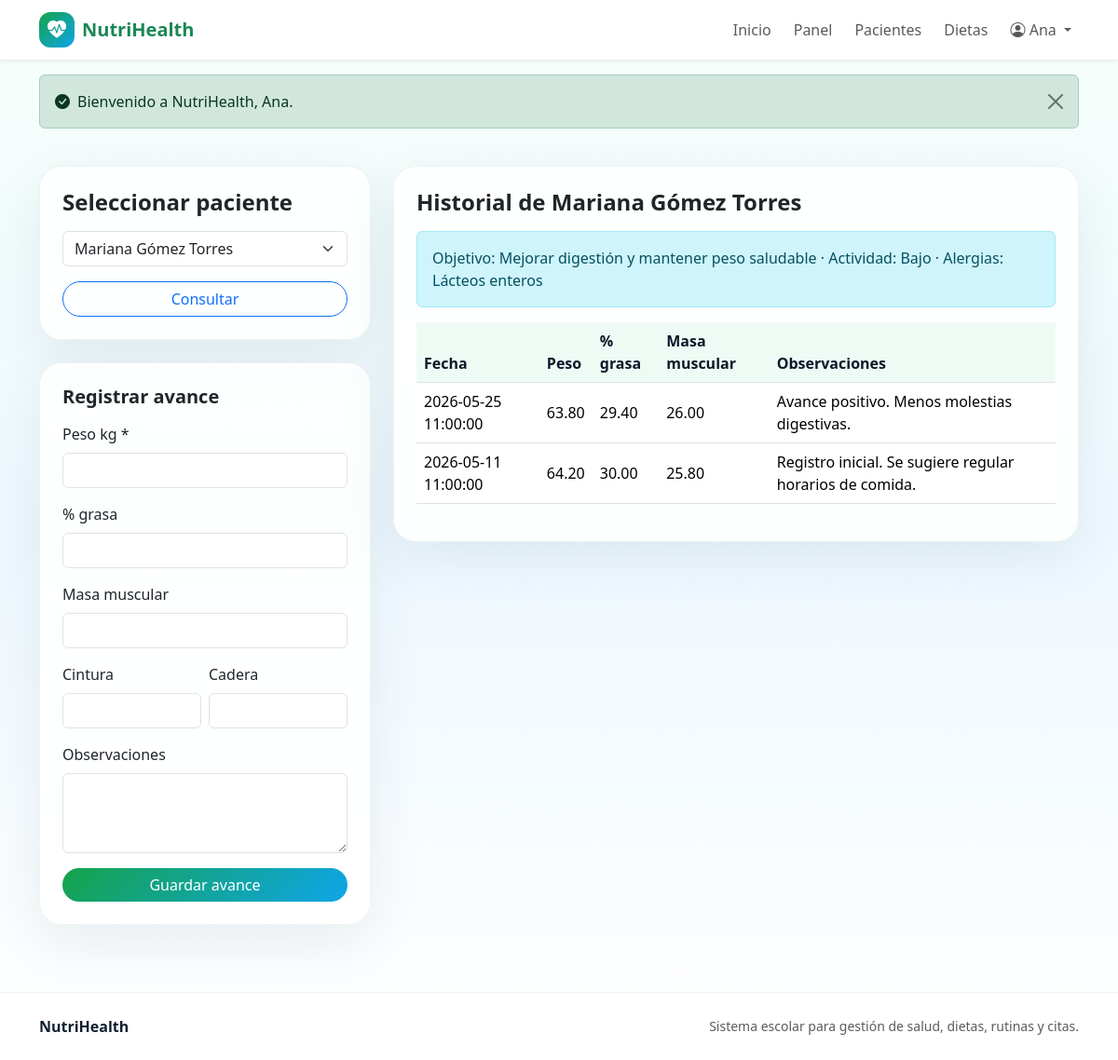
/pages/nutriologo/progreso.php (signed in), run on the app's committed database.
### tables this page shows
CREATE TABLE personas (
    id INT AUTO_INCREMENT PRIMARY KEY,
    nombre VARCHAR(100) NOT NULL,
    apellido_paterno VARCHAR(100),
    apellido_materno VARCHAR(100),
    fecha_nacimiento DATE,
    sexo ENUM('Masculino', 'Femenino', 'Otro'),
    telefono VARCHAR(20),
    email VARCHAR(100) UNIQUE NOT NULL,
    direccion TEXT,
    usuario VARCHAR(50) UNIQUE NOT NULL,
    password_hash VARCHAR(255) NOT NULL,
    rol ENUM('paciente', 'nutriologo', 'entrenador') NOT NULL,
    activo BOOLEAN DEFAULT TRUE,
    fecha_registro DATETIME DEFAULT CURRENT_TIMESTAMP
);

CREATE TABLE datos_salud (
    id INT AUTO_INCREMENT PRIMARY KEY,
    paciente_id INT NOT NULL,
    peso DECIMAL(5,2),
    estatura DECIMAL(4,2),
    edad INT,
    enfermedades TEXT,
    alergias TEXT,
    medicamentos TEXT,
    objetivo_salud VARCHAR(150),
    nivel_actividad ENUM('Bajo', 'Moderado', 'Alto'),
    fecha_registro DATETIME DEFAULT CURRENT_TIMESTAMP,

    FOREIGN KEY (paciente_id) REFERENCES personas(id)
);

CREATE TABLE historial_salud (
    id INT AUTO_INCREMENT PRIMARY KEY,
    paciente_id INT NOT NULL,
    peso DECIMAL(5,2),
    porcentaje_grasa DECIMAL(5,2),
    masa_muscular DECIMAL(5,2),
    cintura DECIMAL(5,2),
    cadera DECIMAL(5,2),
    observaciones TEXT,
    fecha_registro DATETIME DEFAULT CURRENT_TIMESTAMP,

    FOREIGN KEY (paciente_id) REFERENCES personas(id)
);

### includes/functions.php (called while the page is built, shortened)
<?php
require_once __DIR__ . '/../config/database.php';
function normalize_path_for_url(string $path): string
{
    $path = str_replace('\\', '/', $path);
    $parts = [];
    foreach (explode('/', $path) as $part) {
        if ($part === '' || $part === '.') {
            continue;
        }
        $parts[] = $part;
    }
    return implode('/', $parts);
}
function relative_url_from_current_script(string $targetPath): string
{
    $scriptFile = $_SERVER['SCRIPT_FILENAME'] ?? APP_ROOT . DIRECTORY_SEPARATOR . 'index.php';
    $scriptDir = normalize_path_for_url(dirname($scriptFile));
    $target = normalize_path_for_url(APP_ROOT . ($targetPath !== '' ? DIRECTORY_SEPARATOR . str_replace('/', DIRECTORY_SEPARATOR, $targetPath) : ''));
    $fromParts = $scriptDir === '' ? [] : explode('/', $scriptDir);
    $toParts = $target === '' ? [] : explode('/', $target);
    $i = 0;
    $max = min(count($fromParts), count($toParts));
    while ($i < $max && $fromParts[$i] === $toParts[$i]) {
        $i++;
    }
    $up = array_fill(0, count($fromParts) - $i, '..');
    $down = array_slice($toParts, $i);
    $relativeParts = array_merge($up, $down);
    return $relativeParts ? implode('/', $relativeParts) : '.';
}
function base_url(string $path = ''): string
{
    $path = ltrim($path, '/');
    preg_match('/^([^?#]*)([?#].*)?$/', $path, $matches);
    $cleanPath = $matches[1] ?? '';
    $suffix = $matches[2] ?? '';
    $relative = relative_url_from_current_script($cleanPath);
    if ($cleanPath === '') {
        return $relative === '.' ? './' : rtrim($relative, '/') . '/';
    }
    return $relative . $suffix;
}
function e(?string $value): string
{
    return htmlspecialchars($value ?? '', ENT_QUOTES, 'UTF-8');
}
function current_user(): ?array
{
    return $_SESSION['user'] ?? null;
}
function full_name(array $person): string
{
    return trim(($person['nombre'] ?? '') . ' ' . ($person['apellido_paterno'] ?? '') . ' ' . ($person['apellido_materno'] ?? ''));
}
function get_person(int $id): ?array
{
    $stmt = db()->prepare('SELECT * FROM personas WHERE id = ?');
    $stmt->execute([$id]);
    $person = $stmt->fetch();
    return $person ?: null;
}
function latest_health_data(int $pacienteId): ?array
{
    $stmt = db()->prepare('SELECT * FROM datos_salud WHERE paciente_id = ? ORDER BY fecha_registro DESC, id DESC LIMIT 1');
    $stmt->execute([$pacienteId]);
    $row = $stmt->fetch();
    return $row ?: null;
}
function assigned_patients(int $especialistaId, string $tipo): array
{
    if ($tipo === 'nutriologo') {
        $sql = "SELECT p.* FROM personas p
                INNER JOIN pacientes_nutriologos pn ON pn.paciente_id = p.id
                WHERE pn.nutriologo_id = ? AND pn.activo = 1 AND p.activo = 1
                ORDER BY p.nombre";
    } else {
        $sql = "SELECT p.* FROM personas p
                INNER JOIN pacientes_entrenadores pe ON pe.paciente_id = p.id
                WHERE pe.entrenador_id = ? AND pe.activo = 1 AND p.activo = 1
                ORDER BY p.nombre";
    }
    $stmt = db()->prepare($sql);
    $stmt->execute([$especialistaId]);
    return $stmt->fetchAll();
}

### config/database.php (called while the page is built, shortened)
<?php
function db(): PDO
{
    static $pdo = null;
    if ($pdo === null) {
        $host = 'localhost';
        $database = 'sitio_salud';
        $user = 'root';
        $password = '';
        $charset = 'utf8mb4';
        $dsn = "mysql:host={$host};dbname={$database};charset={$charset}";
        $options = [
            PDO::ATTR_ERRMODE => PDO::ERRMODE_EXCEPTION,
            PDO::ATTR_DEFAULT_FETCH_MODE => PDO::FETCH_ASSOC,
            PDO::ATTR_EMULATE_PREPARES => false,
        ];
        $pdo = new PDO($dsn, $user, $password, $options);
    }
    return $pdo;
}

### pages/nutriologo/progreso.php (the view, shortened to what this page needs)
<?php
require_once __DIR__ . '/../../includes/functions.php';
$user = current_user();
$patients = assigned_patients((int)$user['id'], 'nutriologo');
$pacienteId = (int)($_GET['paciente_id'] ?? ($patients[0]['id'] ?? 0));
$patient = $pacienteId ? get_person($pacienteId) : null;
$health = $patient ? latest_health_data($pacienteId) : null;
$historial = [];
if ($patient) { $stmt = db()->prepare('SELECT * FROM historial_salud WHERE paciente_id = ? ORDER BY fecha_registro DESC'); $stmt->execute([$pacienteId]); $historial = $stmt->fetchAll(); }
require __DIR__ . '/../../includes/header.php';
?>
<section class="container py-4">
    <div class="row g-4">
        <div class="col-lg-4">
            <div class="card card-soft p-4 mb-4">
                <h1 class="h4 fw-bold mb-3">Seleccionar paciente</h1>
                <form method="get">
                    <select name="paciente_id" class="form-select mb-3" onchange="this.form.submit()">
                        <?php foreach ($patients as $p): ?><option value="<?= (int)$p['id'] ?>" <?= $pacienteId === (int)$p['id'] ? 'selected' : '' ?>><?= e(full_name($p)) ?></option><?php endforeach; ?>
                    </select>
                    <button class="btn btn-outline-primary rounded-pill w-100">Consultar</button>
                </form>
            </div>
            <?php if ($patient): ?>
            <div class="card card-soft p-4">
                <h2 class="h5 fw-bold mb-3">Registrar avance</h2>
                <form method="post" action="<?= base_url('actions/historial_guardar.php') ?>">
                    <div class="mb-3"><label class="form-label">Peso kg *</label><input type="number" step="0.01" name="peso" class="form-control" required></div>
                    <div class="mb-3"><label class="form-label">% grasa</label><input type="number" step="0.01" name="porcentaje_grasa" class="form-control"></div>
                    <div class="mb-3"><label class="form-label">Masa muscular</label><input type="number" step="0.01" name="masa_muscular" class="form-control"></div>
                    <div class="row g-2"><div class="col-6 mb-3"><label class="form-label">Cintura</label><input type="number" step="0.01" name="cintura" class="form-control"></div><div class="col-6 mb-3"><label class="form-label">Cadera</label><input type="number" step="0.01" name="cadera" class="form-control"></div></div>
                    <div class="mb-3"><label class="form-label">Observaciones</label><textarea name="observaciones" class="form-control" rows="3"></textarea></div>
                    <button class="btn btn-nh rounded-pill w-100">Guardar avance</button>
                </form>
            </div>
            <?php endif; ?>
        </div>
        <div class="col-lg-8">
            <div class="card card-soft p-4">
                <h2 class="h4 fw-bold mb-3">Historial <?= $patient ? 'de ' . e(full_name($patient)) : '' ?></h2>
                <?php if ($health): ?><div class="alert alert-info">Objetivo: <?= e($health['objetivo_salud']) ?> · Actividad: <?= e($health['nivel_actividad']) ?> · Alergias: <?= e($health['alergias']) ?></div><?php endif; ?>
                <div class="table-responsive"><table class="table align-middle"><thead><tr><th>Fecha</th><th>Peso</th><th>% grasa</th><th>Masa muscular</th><th>Observaciones</th></tr></thead><tbody>
                <?php foreach ($historial as $h): ?><tr><td><?= e($h['fecha_registro']) ?></td><td><?= e($h['peso']) ?></td><td><?= e($h['porcentaje_grasa']) ?></td><td><?= e($h['masa_muscular']) ?></td><td><?= e($h['observaciones']) ?></td></tr><?php endforeach; ?>
                </tbody></table></div>
            </div>
        </div>
    </div>
</section>
<?php require __DIR__ . '/../../includes/footer.php'; ?>

### assets/css/style.css (style rules this page uses)
:root { --nh-green: #16a34a; --nh-green-dark: #0f7a37; --nh-blue: #0ea5e9; --nh-blue-dark: #0369a1; --nh-soft: #f4fbf7; --nh-text: #10202f; }
body { min-height: 100vh; background: linear-gradient(180deg, #f7fffb 0%, #eef8ff 50%, #ffffff 100%); color: var(--nh-text); }
.btn-nh { background: linear-gradient(135deg, var(--nh-green), var(--nh-blue)); border: none; color: #fff; }
.card-soft { background: rgba(255, 255, 255, .88); border: 1px solid rgba(15, 122, 55, .08); box-shadow: 0 20px 60px rgba(2, 47, 74, .08); border-radius: 24px; }
.table thead th { color: #0f172a; background: #eefbf4; }

### data on the page
personas: full_name($patient) "Mariana Gómez Torres"
datos_salud: objetivo_salud "Mejorar digestión y mantener peso saludable", nivel_actividad "Bajo", alergias "Lácteos enteros"
historial_salud: fecha_registro "2026-05-25 11:00:00", peso "63.80", porcentaje_grasa "29.40", masa_muscular "26.00", observaciones "Avance positivo. Menos molestias digestivas."
historial_salud: fecha_registro "2026-05-11 11:00:00", peso "64.20", porcentaje_grasa "30.00", masa_muscular "25.80", observaciones "Registro inicial. Se sugiere regular horarios de comida."

### other printed values
$user['nombre'] "Ana"
$message "Bienvenido a NutriHealth, Ana."
form field paciente_id "Mariana Gómez Torres"
